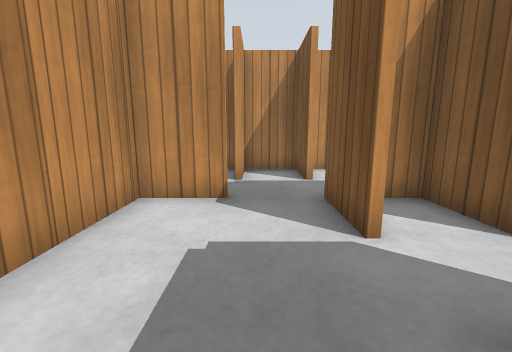
View 1 (above)

24 first-person views from a walk through a Gazebo world. The camera is 0.68 m above the floor, tilts 10° down and sees 90° across. The floor is counted in squares, 0.5 m on a side. Each view is taken from the middle of a square. On the plan, view 1 faces up. The plan holds only what a view shows up to about 13 squares ahead; the rest is blank. Simple patterns stand in for the simulator's built-in surfaces.

View 2
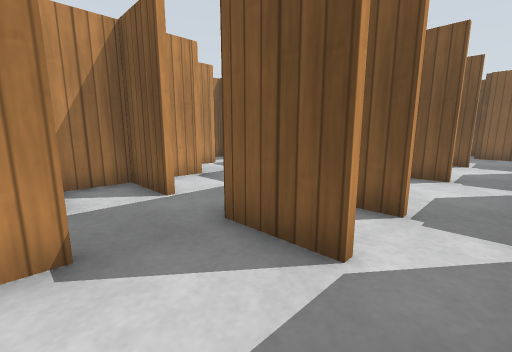

View 3
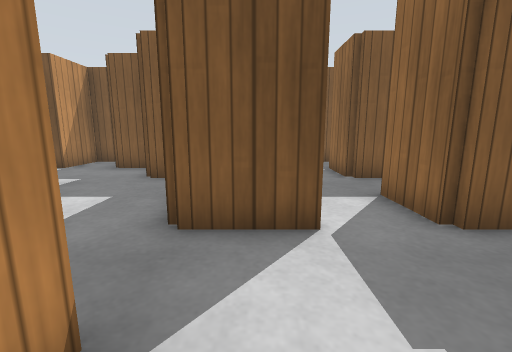

View 4
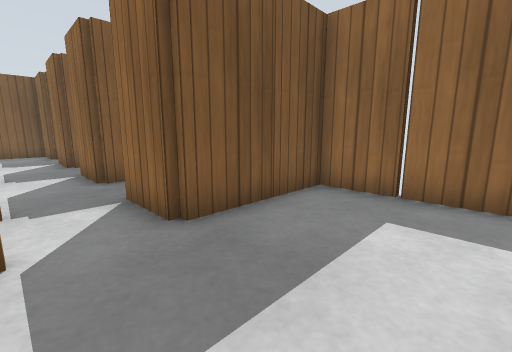

View 5
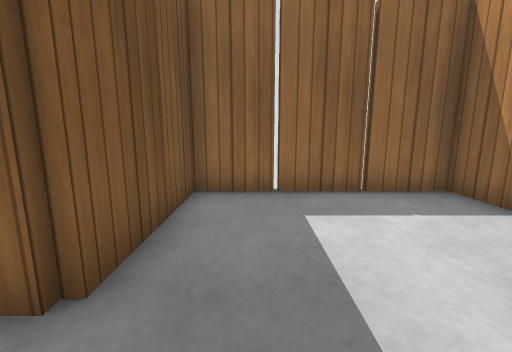

View 6
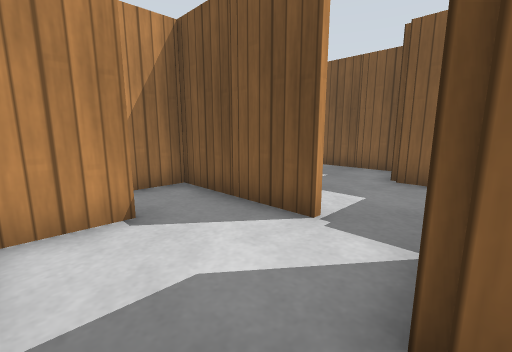

View 7
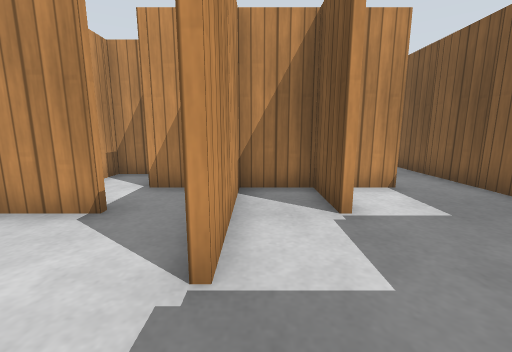

View 8
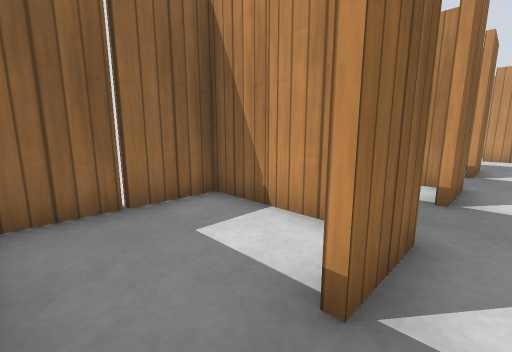

View 9
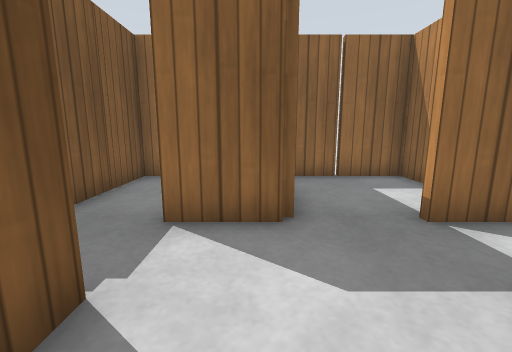

View 10
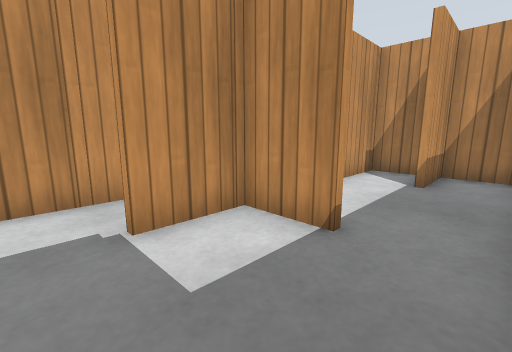

View 11
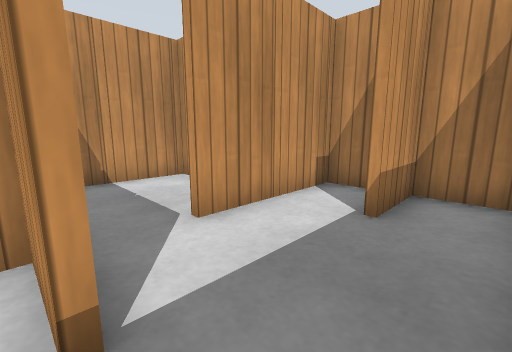

View 12
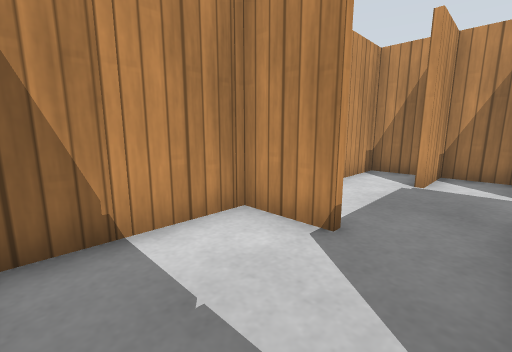

View 13
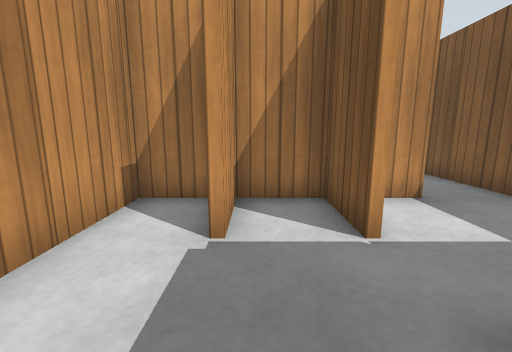

View 14
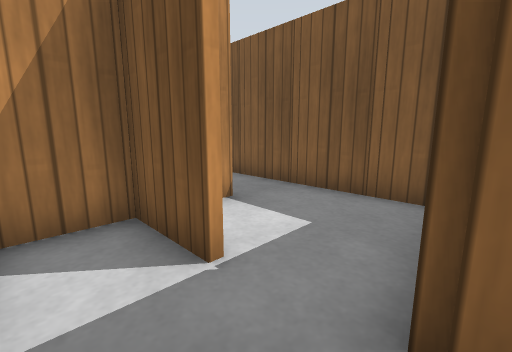

View 15
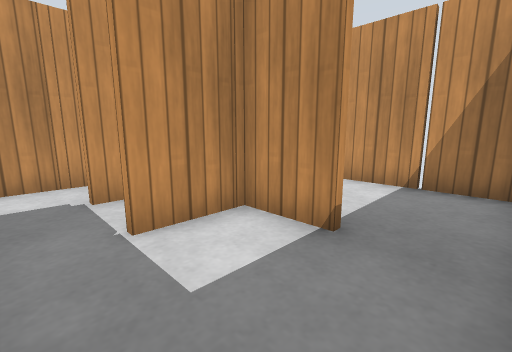

View 16
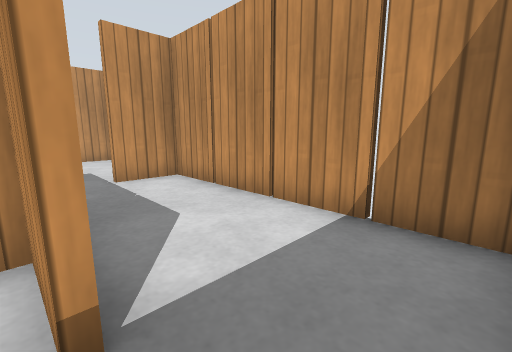

View 17
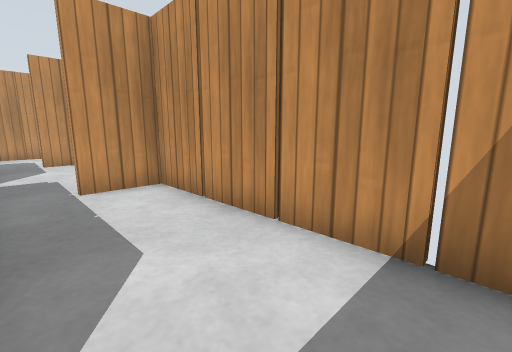

View 18
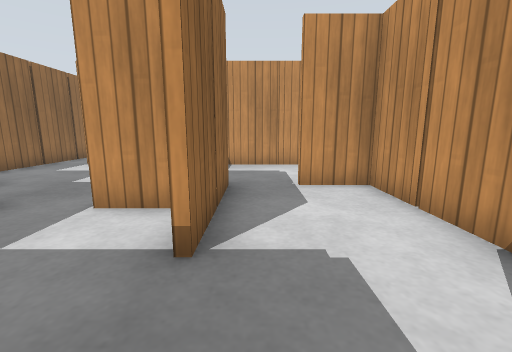

View 19
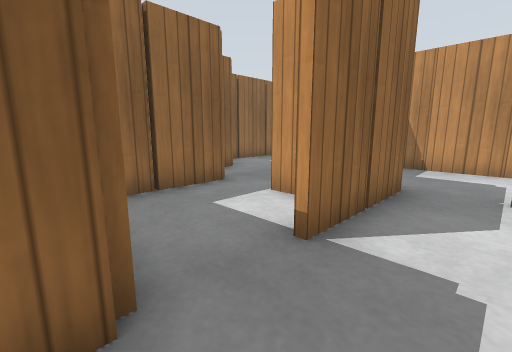

View 20
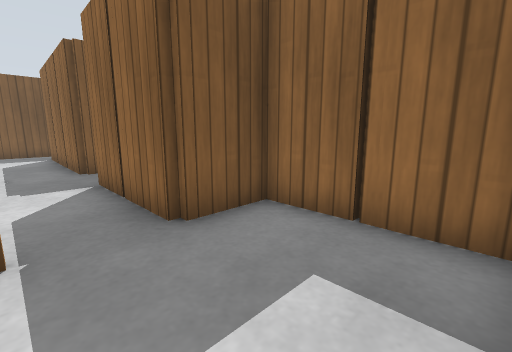

View 21
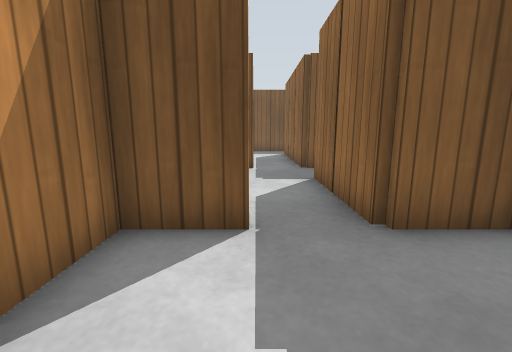

View 22
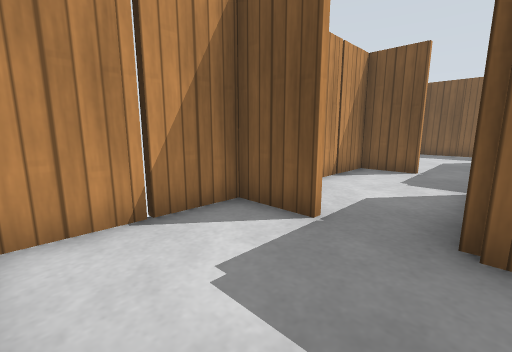

View 23
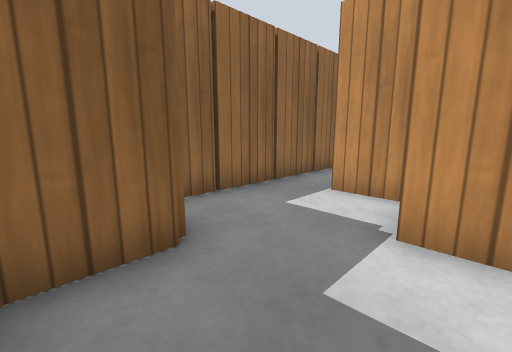

View 24
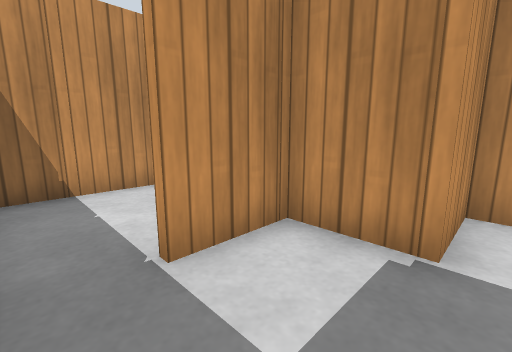

### Floor plan
Points are (right, up) in squares from view 1. A wall is a line through its corners. A room is listed if a view was taken in it or the views show most of it. See-through windows are left out.
Room 1 (views 1, 2, 3, 4, 5, 6, 7, 8, 9, 10, 11, 12, 13, 14, 15, 16, 17, 18, 19, 20, 21, 22, 23, 24)
walls: (5.6, 11.1) (4.9, 11.1); (7.4, 8) (7.4, 8.5); (3.6, 9.1) (2.4, 9.1); (8.5, 11.1) (7.4, 11.1); (9.6, 10.5) (9.6, 7.9); (10.5, 7.1) (9.4, 7.1); (1.4, 7) (1.4, 8.5); (11.5, 11.1) (10.5, 11.1); (9.6, 14.5) (9.6, 13.9); (3.4, 15.3) (3.4, 17); (9.5, 5.1) (8.4, 5.1); (1.6, 14.5) (1.6, 13.1) (0.5, 13.1); (5.6, 16.5) (5.6, 15); (-0.4, 8.4) (-0.4, 7); (11.6, 6.5) (11.6, 5.4); (-0.4, 12.6) (-0.4, 11); (7.4, 3) (7.4, 4.1); (6.4, 17.3) (7.5, 17.3); (9.6, 16.5) (9.6, 15.4); (3.4, 3) (3.4, 4.5); (13.6, 10.5) (13.6, 9); (11.6, 4.5) (11.6, 3); (13.6, 12.5) (13.6, 11.4); (-0.1, 15.3) (0.5, 15.3); (-0.5, 5.1) (-1.5, 5.1); (13.6, 6.5) (13.6, 5); (1.4, 3) (1.4, 5); (11.6, 16.5) (11.6, 15); (5.5, 1.3) (7.5, 1.3); (11.4, 3) (11.4, 6.5); (13.4, 5) (13.4, 6.5); (13.4, 15) (13.4, 16.5); (5.6, 0.9) (5.6, 0.4); (-0.4, 16.6) (-0.4, 16.1); (3.4, 19) (3.4, 20.9) (1.5, 20.9); (9.5, 1.3) (11.5, 1.3); (9.4, 19) (9.4, 20.5); (1.5, 1.3) (3.5, 1.3); (15.6, 12.5) (15.6, 11); (15.5, 7.1) (14.4, 7.1); (13.6, 16.5) (13.6, 15); (-2.4, 4.5) (-2.4, 3.4); (-4.4, 10.5) (-4.4, 9.9); (9.6, 0.1) (9.6, -0.5); (-4.4, 12.5) (-4.4, 11.4); (-0.4, 18.6) (-0.4, 17.5); (14.4, 17.3) (15.5, 17.3); (3.6, 21) (3.6, 19); (-2.4, 2.5) (-2.4, 1); (9.6, 20.9) (5.5, 20.9); (5.6, -1.5) (5.6, -2.7) (8.9, -2.7); (17.1, 13.1) (16.5, 13.1); (9.6, 21) (9.6, 19); (15.5, 17.1) (14.5, 17.1); (9.6, -1.4) (9.6, -2.7) (13.4, -2.7) (13.4, 0.5); (17.4, 14) (17.4, 20.1); (14.4, 1.3) (15.4, 1.3) (15.4, 2.6); (17.4, 3.8) (17.4, 10.5); (-4.4, -1.4) (-4.4, -2.7) (1.4, -2.7) (1.4, 1); (17.1, 20.9) (11.5, 20.9)
objects: wooden post (-5, 11); wooden post (-3, -3); wooden post (-3, 3); wooden post (-3, 9); wooden post (-2, 5); wooden post (-1, -3); wooden post (-1, 9); wooden post (-1, 17); wooden post (-1, 19); other object (0, 9); wooden post (0, 13); wooden post (1, -1); wooden post (1, 9); wooden post (1, 15); wooden post (1, 21); wooden post (2, 1); wooden post (2, 5); wooden post (2, 9); wooden post (2, 15); wooden post (3, 5); wooden post (4, 5); wooden post (4, 11); wooden post (4, 17); wooden post (5, 17); wooden post (5, 21); wooden post (6, 1); wooden post (6, 7); wooden post (6, 13); wooden post (7, -3); wooden post (7, 13); wooden post (7, 21); wooden post (8, 9); other object (8, 13); wooden post (9, -1); other object (9, 11); wooden post (9, 15); wooden post (10, 1); wooden post (10, 9); wooden post (10, 11); wooden post (10, 17); wooden post (11, -3); wooden post (11, 5); wooden post (11, 7); other object (11, 17); wooden post (11, 21); wooden post (12, 7); wooden post (12, 17); wooden post (13, -1); wooden post (13, 7); wooden post (13, 11); wooden post (13, 17); wooden post (13, 21); wooden post (14, 1); wooden post (14, 7); wooden post (14, 13); wooden post (14, 17); wooden post (15, 21); wooden post (16, 3); wooden post (16, 13); wooden post (18, 5); wooden post (18, 7); wooden post (18, 9); wooden post (18, 15); wooden post (18, 17); wooden post (18, 19)

Where each view was taken, in squares from view 1:
view 1: 0 up, 0 right, facing up
view 2: 2 up, 1 left, facing up-right
view 3: 4 up, 2 left, facing right
view 4: 3 up, 2 left, facing down-right
view 5: 3 up, 0 right, facing down
view 6: 1 up, 8 right, facing up-right
view 7: 1 up, 12 right, facing up
view 8: 2 up, 13 right, facing down-left
view 9: 5 up, 10 right, facing down
view 10: 4 up, 17 right, facing up-left
view 11: 7 up, 17 right, facing up-left
view 12: 8 up, 13 right, facing up-left
view 13: 12 up, 12 right, facing up
view 14: 13 up, 12 right, facing up-right
view 15: 14 up, 17 right, facing up-left
view 16: 17 up, 17 right, facing up-left
view 17: 18 up, 16 right, facing up-left
view 18: 18 up, 10 right, facing left
view 19: 19 up, 10 right, facing down-left
view 20: 19 up, 0 right, facing down-right
view 21: 19 up, 0 right, facing right
view 22: 17 up, 0 right, facing up-right
view 23: 14 up, 5 right, facing down-left
view 24: 10 up, 2 right, facing up-left
